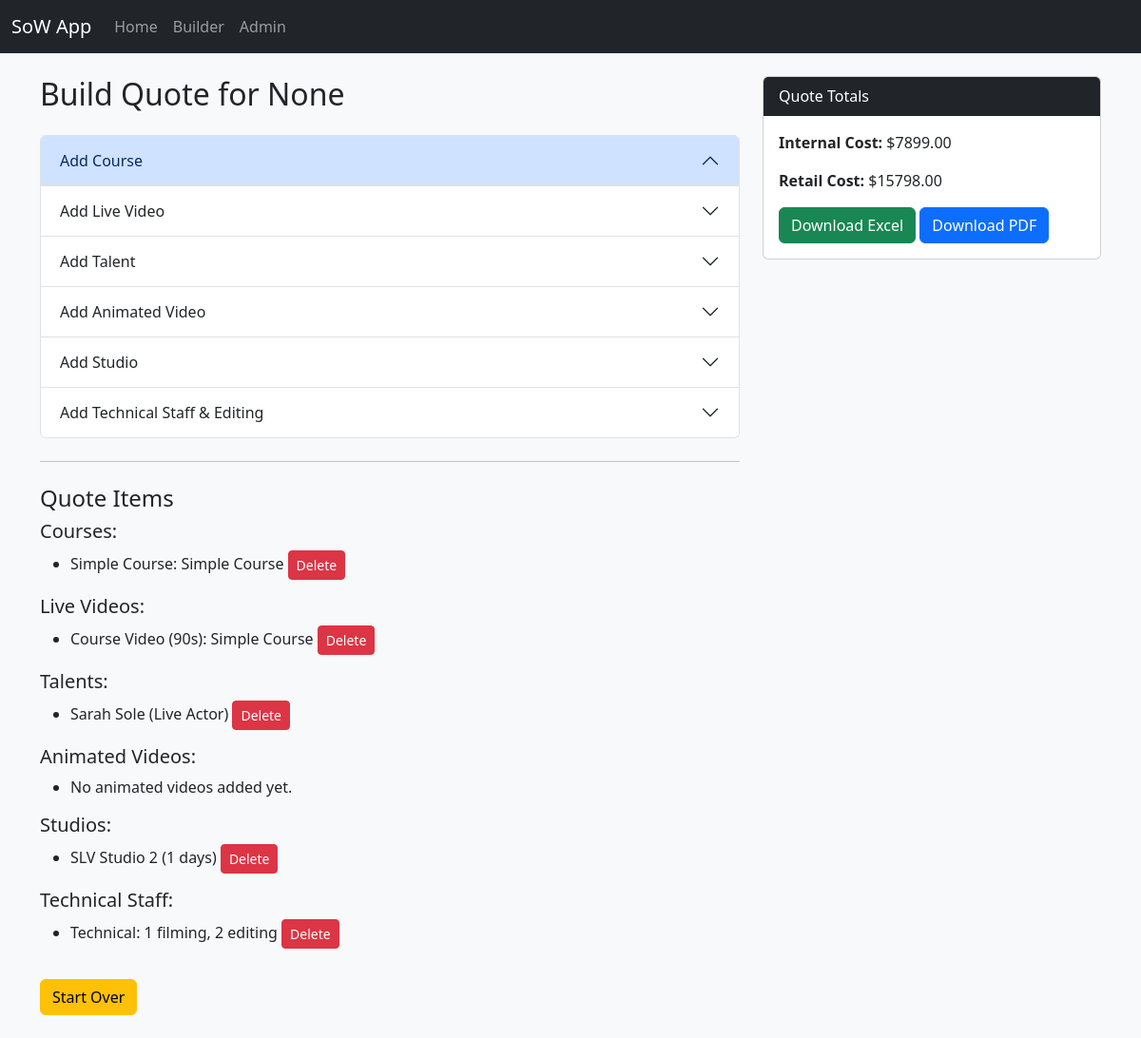
The app's page /builder/ with its own data.
### quotes/models/courses.py (models this page shows, shortened)
class Course(models.Model):
    COMPLEXITY_CHOICES = [
        ('Simple', 'Simple'),
        ('Medium', 'Medium'),
        ('Complex', 'Complex'),
    ]
    complexity = models.CharField(max_length=20, choices=COMPLEXITY_CHOICES)
    description = models.CharField(max_length=255)
    num_languages = models.PositiveIntegerField(default=0)
    def __str__(self):
        return f"{self.complexity} Course: {self.description}"

### quotes/models/livevideo.py (models this page shows, shortened)
class LiveVideo(models.Model):
    VIDEO_TYPE_CHOICES = [
        ('Newsdesk', 'Newsdesk'),
        ('Course Video', 'Course Video'),
        ('Bespoke Video', 'Bespoke Video'),
        ('Music Video', 'Music Video'),
    ]
    video_type = models.CharField(max_length=50, choices=VIDEO_TYPE_CHOICES)
    num_seconds = models.PositiveIntegerField()
    description = models.CharField(max_length=255)
    def __str__(self):
        return f"{self.video_type} ({self.num_seconds}s): {self.description}"

### quotes/models/talent.py (models this page shows, shortened)
class Talent(models.Model):
    name = models.CharField(max_length=50)
    role_type = models.CharField(max_length=20, blank=True)  # auto-set from TalentRate
    rate = models.DecimalField(max_digits=8, decimal_places=2, blank=True, null=True)
    live_video = models.ForeignKey(
        LiveVideo,
        on_delete=models.CASCADE,
        related_name='talents'
    )
    def __str__(self):
        return f"{self.name} ({self.role_type})"

### quotes/models/studio.py (models this page shows, shortened)
class Studio(models.Model):
    STUDIO_CHOICES = [
        ('Kennington', 'Kennington'),
        ('SLV Studio 1', 'SLV Studio 1'),
        ('SLV Studio 2', 'SLV Studio 2'),
    ]
    studio_name = models.CharField(max_length=50, choices=STUDIO_CHOICES)
    filming_days = models.PositiveIntegerField(default=1)
    def __str__(self):
        return f"{self.studio_name} ({self.filming_days} days)"

### quotes/models/technical.py (models this page shows, shortened)
class TechnicalStaff(models.Model):
    filming_days = models.PositiveIntegerField(default=1)
    editing_days = models.PositiveIntegerField(default=0)
    def __str__(self):
        return f"Technical: {self.filming_days} filming, {self.editing_days} editing"

### quotes/views.py (the view, shortened to what this page needs)
# urls.py: path('builder/', views.builder, name='builder'),
def builder(request):
    client_name = request.session.get('client_name')
    project_name = request.session.get('project_name')
    date = request.session.get('date')
    course_form = CourseForm()
    live_video_form = LiveVideoForm()
    talent_form = TalentForm()
    animated_video_form = AnimatedVideoForm()
    studio_form = StudioForm()
    technical_form = TechnicalStaffForm()
    courses = Course.objects.all()
    live_videos = LiveVideo.objects.all()
    talents = Talent.objects.all()
    animated_videos = AnimatedVideo.objects.all()
    studios = Studio.objects.all()
    technical_staff = TechnicalStaff.objects.all()
    return render(request, 'quotes/builder.html', {
        'client_name': client_name,
        'project_name': project_name,
        'date': date,
        'course_form': course_form,
        'live_video_form': live_video_form,
        'talent_form': talent_form,
        'animated_video_form': animated_video_form,
        'studio_form': studio_form,
        'technical_form': technical_form,
        'courses': courses,
        'live_videos': live_videos,
        'talents': talents,
        'animated_videos': animated_videos,
        'studios': studios,
        'technical_staff': technical_staff,
    })

### quotes/templates/quotes/builder.html (shortened to what this page needs)
{% extends 'quotes/base.html' %}
{% block content %}
<div class="row">
  <div class="col-md-8">
    <h2 class="mb-4">Build Quote for {{ client_name }}</h2>
    <div class="accordion" id="quoteForms">
      <div class="accordion-item">
        <h2 class="accordion-header">
          <button class="accordion-button" type="button" data-bs-toggle="collapse" data-bs-target="#collapseCourse">
            Add Course
          </button>
        </h2>
      </div>
      <div class="accordion-item">
        <h2 class="accordion-header">
          <button class="accordion-button collapsed" type="button" data-bs-toggle="collapse" data-bs-target="#collapseLiveVideo">
            Add Live Video
          </button>
        </h2>
      </div>
      <div class="accordion-item">
        <h2 class="accordion-header">
          <button class="accordion-button collapsed" type="button" data-bs-toggle="collapse" data-bs-target="#collapseTalent">
            Add Talent
          </button>
        </h2>
      </div>
      <div class="accordion-item">
        <h2 class="accordion-header">
          <button class="accordion-button collapsed" type="button" data-bs-toggle="collapse" data-bs-target="#collapseAnimatedVideo">
            Add Animated Video
          </button>
        </h2>
      </div>
      <div class="accordion-item">
        <h2 class="accordion-header">
          <button class="accordion-button collapsed" type="button" data-bs-toggle="collapse" data-bs-target="#collapseStudio">
            Add Studio
          </button>
        </h2>
      </div>
      <div class="accordion-item">
        <h2 class="accordion-header">
          <button class="accordion-button collapsed" type="button" data-bs-toggle="collapse" data-bs-target="#collapseTechnical">
            Add Technical Staff & Editing
          </button>
        </h2>
      </div>
    </div>
    <hr class="my-4">
    <h4>Quote Items</h4>
    <h5>Courses:</h5>
    <ul>
      {% for c in courses %}
        <li>{{ c }}
          <a href="{% url 'delete_item' 'course' c.id %}" class="btn btn-sm btn-danger">Delete</a>
        </li>
      {% empty %}
        <li>No courses added yet.</li>
      {% endfor %}
    </ul>
    <h5>Live Videos:</h5>
    <ul>
      {% for lv in live_videos %}
        <li>{{ lv }}
          <a href="{% url 'delete_item' 'livevideo' lv.id %}" class="btn btn-sm btn-danger">Delete</a>
        </li>
      {% empty %}
        <li>No live videos added yet.</li>
      {% endfor %}
    </ul>
    <h5>Talents:</h5>
    <ul>
      {% for t in talents %}
        <li>{{ t }}
          <a href="{% url 'delete_item' 'talent' t.id %}" class="btn btn-sm btn-danger">Delete</a>
        </li>
      {% empty %}
        <li>No talents added yet.</li>
      {% endfor %}
    </ul>
    <h5>Animated Videos:</h5>
    <ul>
      {% for av in animated_videos %}
        <li>{{ av }}
          <a href="{% url 'delete_item' 'animatedvideo' av.id %}" class="btn btn-sm btn-danger">Delete</a>
        </li>
      {% empty %}
        <li>No animated videos added yet.</li>
      {% endfor %}
    </ul>
    <h5>Studios:</h5>
    <ul>
      {% for s in studios %}
        <li>{{ s }}
          <a href="{% url 'delete_item' 'studio' s.id %}" class="btn btn-sm btn-danger">Delete</a>
        </li>
      {% empty %}
        <li>No studios added yet.</li>
      {% endfor %}
    </ul>
    <h5>Technical Staff:</h5>
    <ul>
      {% for tech in technical_staff %}
        <li>{{ tech }}
          <a href="{% url 'delete_item' 'technical' tech.id %}" class="btn btn-sm btn-danger">Delete</a>
        </li>
      {% empty %}
        <li>No technical staff added yet.</li>
      {% endfor %}
    </ul>
    <a href="{% url 'clear_all' %}" class="btn btn-warning mt-3">Start Over</a>
  </div>
  <div class="col-md-4">
    <div class="card sticky-top">
      <div class="card-header bg-dark text-white">Quote Totals</div>
      <div class="card-body">
        <p><strong>Internal Cost:</strong> $<span id="totalInternal">0.00</span></p>
        <p><strong>Retail Cost:</strong> $<span id="totalRetail">0.00</span></p>
        <a href="{% url 'export_excel' %}" class="btn btn-success">Download Excel</a>
        <a href="{% url 'export_pdf' %}" class="btn btn-primary">Download PDF</a>
      </div>
    </div>
  </div>
</div>
{% endblock %}

### records on screen
Course: complexity+description "Simple Course: Simple Course"
LiveVideo: video_type+num_seconds+description "Course Video (90s): Simple Course"
Talent: name+role_type "Sarah Sole (Live Actor)"
Studio: studio_name+filming_days "SLV Studio 2 (1 days)"
TechnicalStaff: filming_days+editing_days "Technical: 1 filming, 2 editing"

### other values on screen
{{ client_name }} "None"
